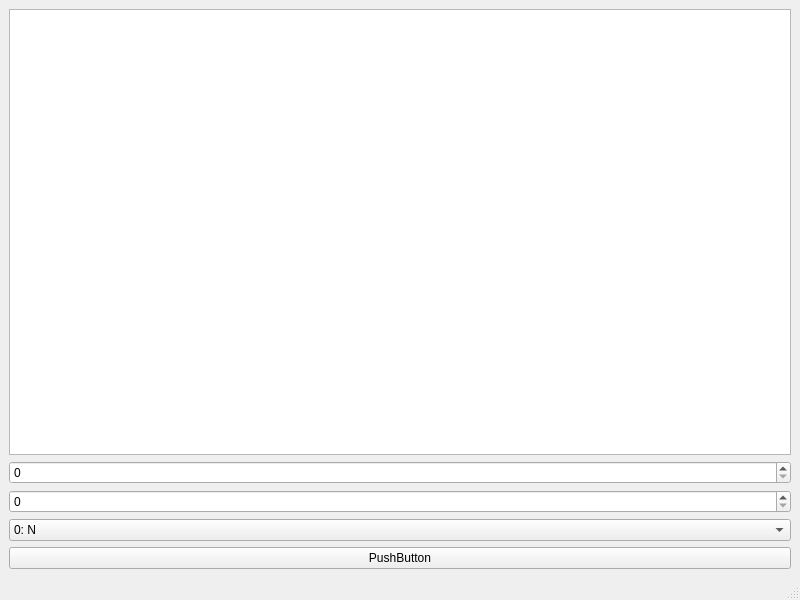
<?xml version="1.0" encoding="UTF-8"?>
<ui version="4.0">
 <class>MainWindow</class>
 <widget class="QMainWindow" name="MainWindow">
  <property name="geometry">
   <rect>
    <x>0</x>
    <y>0</y>
    <width>800</width>
    <height>600</height>
   </rect>
  </property>
  <property name="windowTitle">
   <string>MainWindow</string>
  </property>
  <widget class="QWidget" name="centralwidget">
   <layout class="QVBoxLayout" name="verticalLayout">
    <item>
     <widget class="QListWidget" name="listWidget">
      <property name="selectionMode">
       <enum>QAbstractItemView::MultiSelection</enum>
      </property>
     </widget>
    </item>
    <item>
     <widget class="QSpinBox" name="spinStart"/>
    </item>
    <item>
     <widget class="QSpinBox" name="spinEnd"/>
    </item>
    <item>
     <widget class="QComboBox" name="comboDimension">
      <item>
       <property name="text">
        <string>0: N</string>
       </property>
      </item>
      <item>
       <property name="text">
        <string>1: M</string>
       </property>
      </item>
      <item>
       <property name="text">
        <string>2: H</string>
       </property>
      </item>
     </widget>
    </item>
    <item>
     <widget class="QPushButton" name="pushButtonPlot">
      <property name="text">
       <string>PushButton</string>
      </property>
     </widget>
    </item>
   </layout>
  </widget>
  <widget class="QMenuBar" name="menubar">
   <property name="geometry">
    <rect>
     <x>0</x>
     <y>0</y>
     <width>800</width>
     <height>20</height>
    </rect>
   </property>
  </widget>
  <widget class="QStatusBar" name="statusbar"/>
 </widget>
 <resources/>
 <connections/>
</ui>
